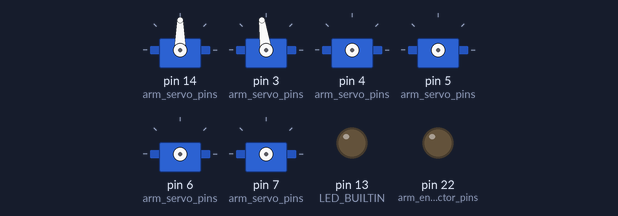
The sketch below on a simulated Arduino Mega 2560, built with avr-gcc and run on an emulated ATmega2560. Parts: 6 × servo, output pins drawn as LEDs (lit = HIGH). The ROS host is connected and sends only what is stated.

Above: at 0.2 s.
At 0.6 s:
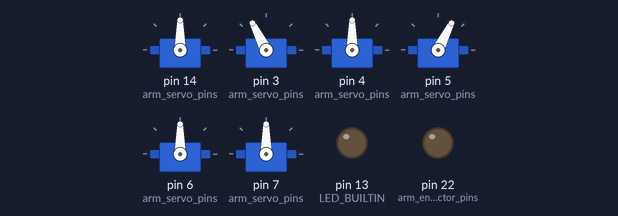
At 1.17 s:
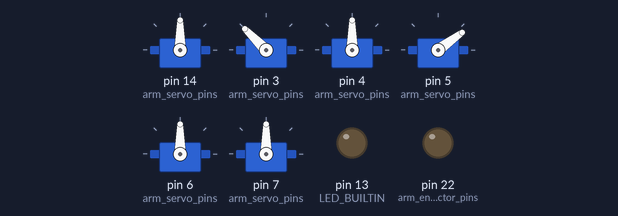
At 2.0 s:
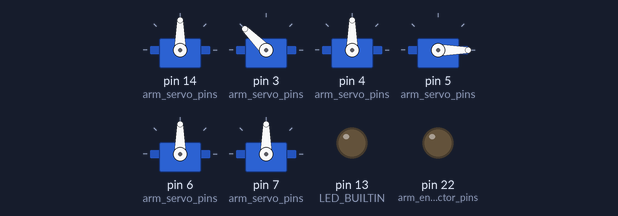
Timing chart, 0 to 3.5 s (numbered marks = the images above):
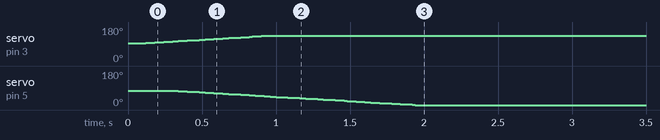

The sketch:

keyboard_controller.ino
```cpp
#include "VarSpeedServo.h"
#include "_constants.h"

#include "ros.h"
#include "std_msgs/Float32.h"
#include "std_msgs/Float32MultiArray.h"
#include "std_msgs/Int8.h"
#include "sensor_msgs/JointState.h"

// Subscriber Callback to store the jointstate position values in the global variables
void controller_joint_states_subscriber_callback(const std_msgs::Float32MultiArray& msg) {
  for (int i = 0; i < NUM_ARMS * NUM_JOINTS_PER_ARM; i++) {
    const int servo_move_speed = 15;
    if (i < NUM_ARM_SERVOS) {
      left_arm.move_servo(i, msg.data[i] * arm_servo_joint_state_coefficient_vals[LEFT_ARM][i] + arm_servo_joint_state_offset_vals[LEFT_ARM][i], servo_move_speed);
    } else if (i >= NUM_JOINTS_PER_ARM) {
      int j = i - NUM_JOINTS_PER_ARM;
//      right_arm.move_servo(j, msg.position[j] * arm_servo_joint_state_coefficient_vals[RIGHT_ARM][j] + arm_servo_joint_state_offset_vals[RIGHT_ARM][j], servo_move_speed);
    }
  }

//  left_endeffector.handle_pose_data(msg.data[NUM_JOINTS_PER_ARM - 1]);
}

void controller_endeffector_triggers_subscriber_callback(const std_msgs::Int8& msg) {
  digitalWrite(LED_BUILTIN, HIGH);
  if (msg.data == 0) {
//    left_endeffector.handle_pose_data(100.0);
    left_endeffector.open();
  }
}

ros::NodeHandle node_handle;

ros::Subscriber<std_msgs::Float32MultiArray> controller_joint_states_subscriber("controller_joint_states", &controller_joint_states_subscriber_callback);
ros::Subscriber<std_msgs::Int8> controller_endeffector_triggers_subscriber("controller_endeffector_triggers", &controller_endeffector_triggers_subscriber_callback);

void setup() {
//  Serial.begin(115200);
//  Serial.println("Init...");

  node_handle.getHardware()->setBaud(115200);
  node_handle.initNode();
  node_handle.subscribe(controller_joint_states_subscriber);
  node_handle.subscribe(controller_endeffector_triggers_subscriber);

  pinMode(LED_BUILTIN, OUTPUT);
  digitalWrite(LED_BUILTIN, LOW);

  left_arm.initialize(30, 100);
  left_endeffector.initialize();
//  left_endeffector.open();
}

void loop() {
  left_endeffector.tick();

  node_handle.spinOnce();
  delay(1);
}
```

_constants.h
```cpp
# define NUM_ARM_SERVOS 6
# define NUM_JOINTS_PER_ARM 7
# define NUM_ARMS 2

# define LEFT_ARM 0
# define RIGHT_ARM 1

class Endeffector {
  public:
    int solenoid_pin;
    int t;
    int open_duration;
    int close_duration;
    float trigger_val;
    enum TriggerState { OPEN, CLOSED, READY };
    TriggerState trigger_state;

    Endeffector(int solenoid_pin, float trigger_val) {
      this->solenoid_pin = solenoid_pin;
      this->t = 0;
      this->open_duration = 100;
      this->close_duration = 500;
      this->trigger_val = trigger_val;
      this->trigger_state = READY;
    }

    initialize() {
      pinMode(this->solenoid_pin, OUTPUT);
    }

    open() {
      if (this->trigger_state == READY) {
        digitalWrite(this->solenoid_pin, HIGH);
        this->t = 0;
        this->trigger_state = OPEN;
      }
    }

    tick() {
      this->t++;
      if (this->trigger_state == OPEN && this->t > this->open_duration) {
        digitalWrite(this->solenoid_pin, LOW);
        this->trigger_state = CLOSED;
      } else if (this->trigger_state == CLOSED && this->t > this->close_duration + this->open_duration) {
        this->trigger_state = READY;
      }
    }

    handle_pose_data(float data) {
      this->t++;
      if (this->trigger_state == READY && data > this->trigger_val) {
        digitalWrite(this->solenoid_pin, HIGH);
        this->t = 0;
        this->trigger_state = OPEN;
      } else if (this->trigger_state == OPEN && this->t > this->open_duration) {
        digitalWrite(this->solenoid_pin, LOW);
        this->trigger_state = CLOSED;
      } else if (this->trigger_state == CLOSED && this->t > this->close_duration + this->open_duration) {
        this->trigger_state = READY;
      }
    }
};

class Arm {
  public:
    int servo_pins[NUM_ARM_SERVOS];
    int servo_vals[NUM_ARM_SERVOS];
    int servo_neutral_vals[NUM_ARM_SERVOS];
    int servo_low_vals[NUM_ARM_SERVOS];
    int servo_high_vals[NUM_ARM_SERVOS];
    VarSpeedServo servos[NUM_ARM_SERVOS];

    Arm(int servo_pins[], int servo_neutral_vals[], int servo_low_vals[], int servo_high_vals[]) {
      for (int i = 0; i < NUM_ARM_SERVOS; i++) {
        this->servo_pins[i] = servo_pins[i];
        this->servo_neutral_vals[i] = servo_neutral_vals[i];
        this->servo_low_vals[i] = servo_low_vals[i];
        this->servo_high_vals[i] = servo_high_vals[i];
      }
    }

    initialize(int init_speed, int init_pause) {
      for (int i = 0; i < NUM_ARM_SERVOS; i++) {
        servos[i].write(servo_neutral_vals[i], init_speed);
      }

      for (int i = 0; i < NUM_ARM_SERVOS; i++) {
        servos[i].attach(servo_pins[i]);
        delay(init_pause);
      }
    }

    move_servo(int id, int servo_value, int servo_speed) {
      if (servo_value < this->servo_low_vals[id] || servo_value > this->servo_high_vals[id])
        return;

      servos[id].write(servo_value, servo_speed);
    }
};

int arm_servo_pins[NUM_ARMS][NUM_ARM_SERVOS] = {{14, 3, 4, 5, 6, 7}, {0, 0, 0, 0, 0, 0}};
int arm_servo_joint_state_offset_vals[NUM_ARMS][NUM_ARM_SERVOS] = {{90, 135, 90, 0, 90, 90}, {90, 90, 90, 90, 90, 90}};
float arm_servo_joint_state_coefficient_vals[NUM_ARMS][NUM_ARM_SERVOS] = {{1.0, -1.0, -2.0/3.0, 1.0, -2.0/3.0, -1.0}, {1.0, 1.0, 1.0, 1.0, 1.0, 1.0}};
int arm_servo_neutral_vals[NUM_ARMS][NUM_ARM_SERVOS] = {{90, 135, 90, 0, 90, 90}, {90, 90, 90, 90, 90, 90}};
int arm_servo_low_vals[NUM_ARMS][NUM_ARM_SERVOS] = {{0, 7, 0, 0, 0, 0}, {90, 90, 90, 90, 90, 90}};
int arm_servo_high_vals[NUM_ARMS][NUM_ARM_SERVOS] = {{180, 180, 180, 130, 180, 180}, {90, 90, 90, 90, 90, 90}};

Arm left_arm = Arm(arm_servo_pins[LEFT_ARM], arm_servo_neutral_vals[LEFT_ARM], arm_servo_low_vals[LEFT_ARM], arm_servo_high_vals[LEFT_ARM]);

int arm_endeffector_pins[NUM_ARMS] = {22, 0};
float arm_endeffector_joint_state_coefficient_vals[NUM_ARMS] = {-1000.0, -1000.0};
float arm_endeffector_joint_state_trigger_vals[NUM_ARMS] = {14.0, 14.0};

Endeffector left_endeffector(arm_endeffector_pins[LEFT_ARM], arm_endeffector_joint_state_trigger_vals[LEFT_ARM]);
```

Measured:
- by itself, servo on pin 3 (arm_servo_pins): moves from 95° to 135° over 0.82 s
- by itself, servo on pin 5 (arm_servo_pins): moves from 76° to 0° over 1.6 s
